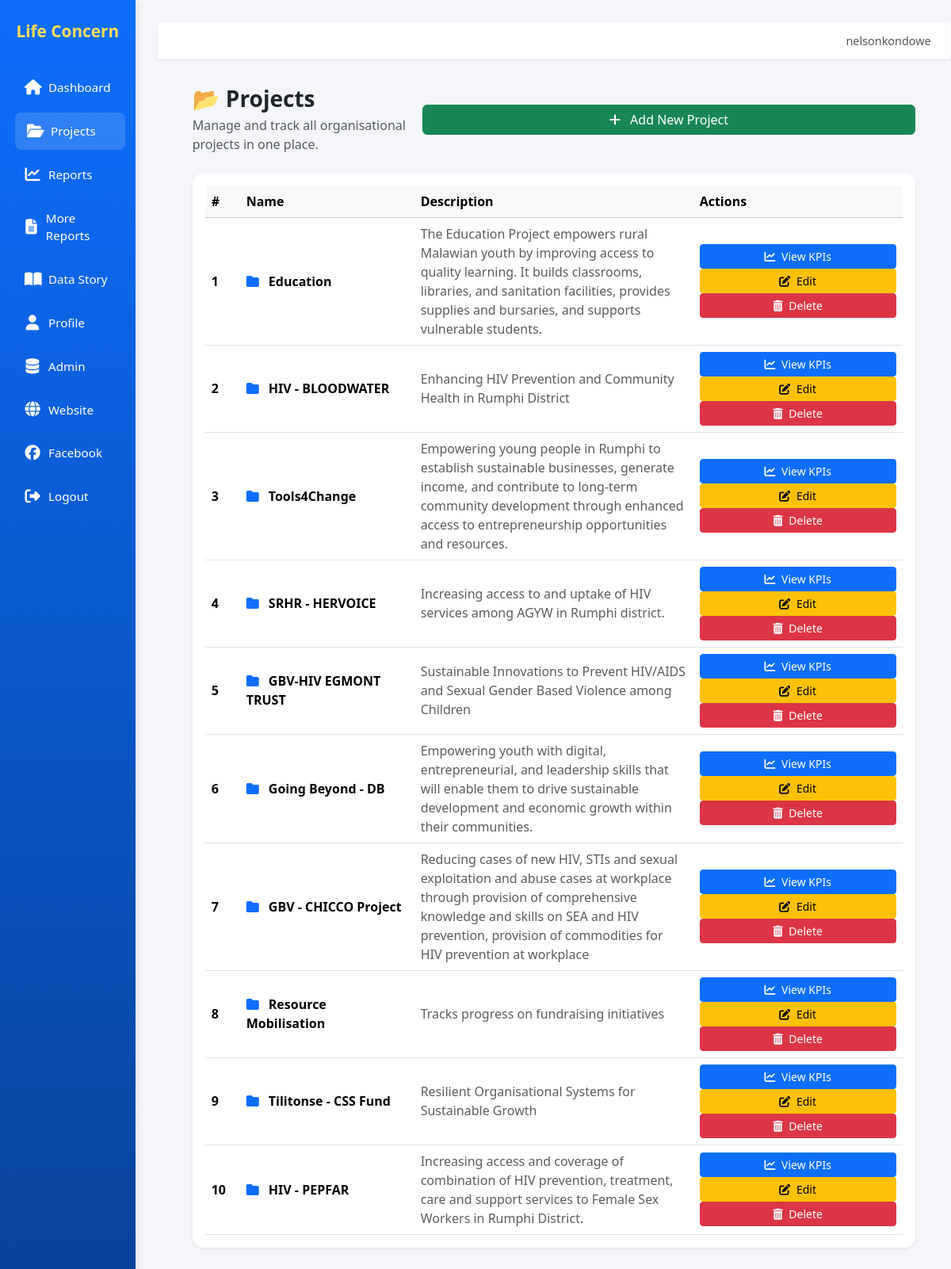
Screenshot of /projects/ (signed in) with the database file from the repository.
### core/models.py (models this page shows, shortened)
class Project(models.Model):
    name = models.CharField(max_length=200, unique=True)
    description = models.TextField(blank=True)
    start_year = models.IntegerField(null=True, blank=True)
    end_year = models.IntegerField(null=True, blank=True)
    active = models.BooleanField(default=True)

### core/views.py (the view)
# urls.py: path('projects/', views.projects, name='projects'),
@login_required
def projects(request):
    projects = Project.objects.all()
    return render(request, "core/projects.html", {"projects": projects})

### core/templates/core/projects.html (shortened to what this page needs)
{% extends "core/base.html" %}
{% block content %}
<div class="d-flex justify-content-between align-items-center mb-4">
  <div>
    <h1 class="h3 fw-bold mb-1">📂 Projects</h1>
    <p class="text-muted mb-0">Manage and track all organisational projects in one place.</p>
  </div>
  <a href="{% url 'project_add' %}" class="btn btn-success">
    <i class="fas fa-plus me-2"></i> Add New Project
  </a>
</div>
<div class="card shadow-sm p-3">
  {% if projects %}
    <div class="table-responsive">
      <table class="table table-hover align-middle mb-0">
        <thead class="table-light">
          <tr>
            <th style="width:5%;">#</th>
            <th style="width:25%;">Name</th>
            <th style="width:40%;">Description</th>
            <th style="width:30%;">Actions</th>
          </tr>
        </thead>
        <tbody>
          {% for project in projects %}
          <tr>
            <td class="fw-semibold">{{ forloop.counter }}</td>
            <td>
              <i class="fas fa-folder text-primary me-2"></i>
              <strong>{{ project.name }}</strong>
            </td>
            <td class="text-muted">
              {% if project.description %}
                {{ project.description }}
              {% else %}
                <span class="fst-italic">No description available.</span>
              {% endif %}
            </td>
            <td>
              <a href="{% url 'project_detail' project.id %}" class="btn btn-primary btn-sm me-1">
                <i class="fas fa-chart-line me-1"></i> View KPIs
              </a>
              <a href="{% url 'project_edit' project.id %}" class="btn btn-warning btn-sm me-1">
                <i class="fas fa-edit me-1"></i> Edit
              </a>
              <a href="{% url 'project_delete' project.id %}"
                 class="btn btn-danger btn-sm"
                 onclick="return confirm('Are you sure you want to delete this project?');">
                <i class="fas fa-trash-alt me-1"></i> Delete
              </a>
            </td>
          </tr>
          {% endfor %}
        </tbody>
      </table>
    </div>
  {% endif %}
</div>
{% endblock %}

### core/templates/core/base.html (shortened to what this page needs)
<!doctype html>
<html lang="en">
<head>
  {% load static %}
  <link rel="stylesheet" href="{% static 'styles.css' %}">
  <link href="https://cdn.jsdelivr.net/npm/bootstrap@5.3.3/dist/css/bootstrap.min.css" rel="stylesheet">
  <link rel="stylesheet" href="https://cdnjs.cloudflare.com/ajax/libs/font-awesome/6.5.0/css/all.min.css">
</head>
<body>
  <div class="layout">
    {% if request.resolver_match.url_name != "login" %}
      <aside class="sidebar">
        <div class="brand">Life Concern</div>
        <nav class="nav">
          <a href="{% url 'dashboard' %}" class="{% if request.resolver_match.url_name == 'dashboard' %}active{% endif %}">
            <i class="fas fa-home"></i> Dashboard
          </a>
          <a href="{% url 'projects' %}" class="{% if request.resolver_match.url_name == 'projects' %}active{% endif %}">
            <i class="fas fa-folder-open"></i> Projects
          </a>
          <a href="{% url 'reports' %}" class="{% if request.resolver_match.url_name == 'reports' %}active{% endif %}">
            <i class="fas fa-chart-line"></i> Reports
          </a>
          <a href="{% url 'more_reports' %}" class="{% if request.resolver_match.url_name == 'more_reports' %}active{% endif %}">
            <i class="fas fa-file-alt"></i> More Reports
          </a>
          <a href="{% url 'data_story' %}" class="{% if request.resolver_match.url_name == 'data_story' %}active{% endif %}">
            <i class="fas fa-book-open"></i> Data Story
          </a>
          <a href="{% url 'profile' %}" class="{% if request.resolver_match.url_name == 'profile' %}active{% endif %}">
            <i class="fas fa-user"></i> Profile
          </a>
          <a href="{% url 'admin:index' %}" target="_blank">
            <i class="fas fa-database"></i> Admin
          </a>
          <a href="https://www.licomw.org" target="_blank">
            <i class="fas fa-globe"></i> Website
          </a>
          <a href="https://web.facebook.com/LifeConcernMalawi" target="_blank">
            <i class="fab fa-facebook"></i> Facebook
          </a>
          <form method="post" action="{% url 'logout' %}">
            <button type="submit">
              <i class="fas fa-sign-out-alt"></i> Logout
            </button>
          </form>
        </nav>
      </aside>
    {% endif %}
    <div class="content">
      {% if request.resolver_match.url_name != "login" %}
        <div class="topbar">
          <div class="user-info">
            {{ request.user.username }}
          </div>
        </div>
      {% endif %}
      <main class="page-body">
        <div class="container-fluid">
          {% block content %}{% endblock %}
        </div>
      </main>
    </div>
  </div>
</body>
</html>

### static/styles.css (style rules this page uses)
body { margin:0; font-family: Arial, Helvetica, sans-serif; background:#f4f9ff; }
a { color:#0a5bd3; text-decoration:none; }
.btn { width:100%; padding:12px; background:#0073e6; color:#fff; border:0; border-radius:8px; cursor:pointer; font-weight:bold; }
.layout { display:grid; grid-template-columns: 260px 1fr; min-height:100vh; }
.sidebar { background:#0073e6; color:#fff; padding: 24px 16px; display:flex; flex-direction:column; }
.brand { color:#ffdd57; font-weight: bold; font-size: 20px; text-align:center; margin-bottom: 20px; }
.nav a { display:block; color:#fff; padding:10px 12px; border-radius:8px; margin-bottom:8px; }
.content { padding: 28px; }
.card { background:#fff; border-radius:12px; padding: 20px; box-shadow: 0 6px 18px rgba(0,0,0,.06); margin-bottom:20px; overflow:auto; }
table { width:100%; border-collapse: collapse; min-width:880px; }
th, td { padding:10px; border-bottom:1px solid #eee; text-align:left; }
th { background:#f0f7ff; position:sticky; top:0; }

### core/templates/core/base.html (style rules this page uses)
body { font-family: "Segoe UI", sans-serif; background-color: #f4f6f9; }
.layout { display: flex; min-height: 100vh; }
.sidebar { width: 200px; background: linear-gradient(180deg, #0d6efd, #084298); color: #fff; display: flex; flex-direction: column; align-items: center; padding: 1.5rem 1rem; box-shadow: 2px 0 8px rgba(0,0,0,0.1); }
.sidebar .brand { font-size: 1.3rem; font-weight: bold; margin-bottom: 2rem; text-align: center; }
.sidebar .nav { display: flex; flex-direction: column; align-items: stretch; width: 100%; }
.sidebar .nav a, .sidebar .nav form button { display: flex; flex-direction: row; align-items: center; justify-content: flex-start; gap: 10px; padding: 12px 15px; color: #fff; text-decoration: none; border-radius: 8px; margin-bottom: 8px; font-size: 0.95rem; transition: background 0.3s ease, transform 0.1s ease; }
.sidebar .nav a i, .sidebar .nav button i { font-size: 1.2rem; width: 20px; text-align: center; }
.sidebar .nav a.active, .sidebar .nav a:hover, .sidebar .nav button:hover { background: rgba(255,255,255,0.15); transform: translateX(3px); }
.sidebar .nav button { background: none; border: none; color: #fff; cursor: pointer; width: 100%; text-align: left; }
.content { flex: 1; display: flex; flex-direction: column; }
.topbar { background: #fff; padding: 0.8rem 1.5rem; display: flex; align-items: center; justify-content: space-between; border-bottom: 1px solid #dee2e6; box-shadow: 0 2px 4px rgba(0,0,0,0.05); }
.topbar .user-info { font-size: 0.9rem; color: #555; }
.page-body { flex: 1; padding: 2rem; background: #f4f6f9; }
.card { border-radius: 14px; box-shadow: 0 3px 8px rgba(0,0,0,0.08); background: #fff; margin-bottom: 1.5rem; border: none; }

### rows the page displays
Project: name "Education", description "The Education Project empowers rural Malawian youth by improving access to quality learning. It builds classrooms, libraries, and sanitation facilities, provides supplies and bursaries, and supports vulnerable students."
Project: name "HIV - BLOODWATER", description "Enhancing HIV Prevention and Community Health in Rumphi District"
Project: name "Tools4Change", description "Empowering young people in Rumphi to establish sustainable businesses, generate income, and contribute to long-term community development through enhanced access to entrepreneurship opportunities and resources."
Project: name "SRHR - HERVOICE", description "Increasing access to and uptake of HIV services among AGYW in Rumphi district."
Project: name "GBV-HIV EGMONT TRUST", description "Sustainable Innovations to Prevent HIV/AIDS and Sexual Gender Based Violence among Children"
Project: name "Going Beyond - DB", description "Empowering youth with digital, entrepreneurial, and leadership skills that will enable them to drive sustainable development and economic growth within their communities."
Project: name "GBV - CHICCO Project", description "Reducing cases of new HIV, STIs and sexual exploitation and abuse cases at workplace through provision of comprehensive knowledge and skills on SEA and HIV prevention, provision of commodities for HIV prevention at workplace"
Project: name "Resource Mobilisation", description "Tracks progress on fundraising initiatives"
Project: name "Tilitonse - CSS Fund", description "Resilient Organisational Systems for Sustainable Growth"
Project: name "HIV - PEPFAR", description "Increasing access and coverage of combination of HIV prevention, treatment, care and support services to Female Sex Workers in Rumphi District."

### other values shown
{{ request.user.username }} "nelsonkondowe"
